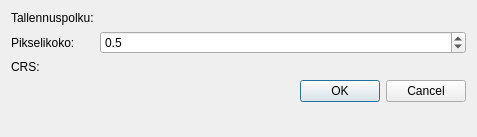
<?xml version="1.0" encoding="UTF-8"?>
<ui version="4.0">
 <class>Dialog</class>
 <widget class="QDialog" name="Dialog">
  <property name="geometry">
   <rect>
    <x>0</x>
    <y>0</y>
    <width>477</width>
    <height>137</height>
   </rect>
  </property>
  <property name="windowTitle">
   <string>Tallenna kaavakartta</string>
  </property>
  <layout class="QFormLayout" name="formLayout">
   <item row="0" column="0">
    <widget class="QLabel" name="label_2">
     <property name="text">
      <string>Tallennuspolku:</string>
     </property>
    </widget>
   </item>
   <item row="0" column="1">
    <widget class="QgsFileWidget" name="filepath_selection">
     <property name="dialogTitle">
      <string>Valitse kaavakartan tallennuspolku</string>
     </property>
     <property name="storageMode">
      <enum>QgsFileWidget::SaveFile</enum>
     </property>
    </widget>
   </item>
   <item row="1" column="0">
    <widget class="QLabel" name="label">
     <property name="text">
      <string>Pikselikoko:</string>
     </property>
    </widget>
   </item>
   <item row="1" column="1">
    <widget class="QgsDoubleSpinBox" name="pixel_size_selection">
     <property name="decimals">
      <number>1</number>
     </property>
     <property name="maximum">
      <double>999999.000000000000000</double>
     </property>
     <property name="value">
      <double>0.500000000000000</double>
     </property>
    </widget>
   </item>
   <item row="2" column="0">
    <widget class="QLabel" name="label_3">
     <property name="text">
      <string>CRS:</string>
     </property>
    </widget>
   </item>
   <item row="3" column="0" colspan="2">
    <widget class="QDialogButtonBox" name="button_box">
     <property name="orientation">
      <enum>Qt::Horizontal</enum>
     </property>
     <property name="standardButtons">
      <set>QDialogButtonBox::Cancel|QDialogButtonBox::Ok</set>
     </property>
    </widget>
   </item>
   <item row="2" column="1">
    <widget class="QgsProjectionSelectionWidget" name="crs_selection"/>
   </item>
  </layout>
 </widget>
 <customwidgets>
  <customwidget>
   <class>QgsDoubleSpinBox</class>
   <extends>QDoubleSpinBox</extends>
   <header>qgsdoublespinbox.h</header>
  </customwidget>
  <customwidget>
   <class>QgsFileWidget</class>
   <extends>QWidget</extends>
   <header>qgsfilewidget.h</header>
  </customwidget>
  <customwidget>
   <class>QgsProjectionSelectionWidget</class>
   <extends>QWidget</extends>
   <header>qgsprojectionselectionwidget.h</header>
  </customwidget>
 </customwidgets>
 <resources/>
 <connections>
  <connection>
   <sender>button_box</sender>
   <signal>accepted()</signal>
   <receiver>Dialog</receiver>
   <slot>accept()</slot>
   <hints>
    <hint type="sourcelabel">
     <x>248</x>
     <y>254</y>
    </hint>
    <hint type="destinationlabel">
     <x>157</x>
     <y>274</y>
    </hint>
   </hints>
  </connection>
  <connection>
   <sender>button_box</sender>
   <signal>rejected()</signal>
   <receiver>Dialog</receiver>
   <slot>reject()</slot>
   <hints>
    <hint type="sourcelabel">
     <x>316</x>
     <y>260</y>
    </hint>
    <hint type="destinationlabel">
     <x>286</x>
     <y>274</y>
    </hint>
   </hints>
  </connection>
 </connections>
</ui>
